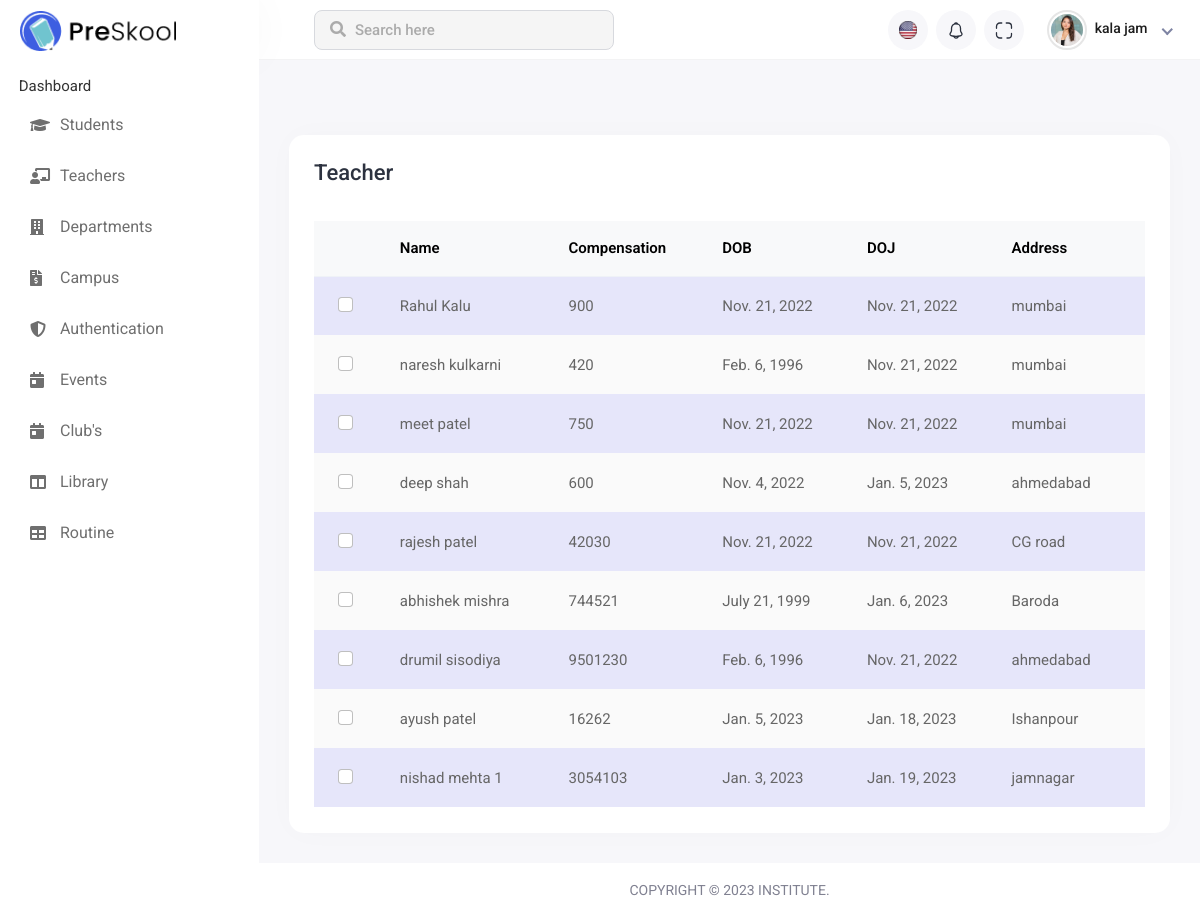
The page /teacher_page/ (signed in) on the database its author committed.
### institute_App/models.py (models this page shows, shortened)
class Common(models.Model):
    Master=models.ForeignKey(Master, on_delete=models.CASCADE)
    Name=models.CharField(max_length=50)
    DateOfBirth=models.DateField(default='2022-11-21')
    DateOfJoining=models.DateField(default='2022-11-21')
    Address=models.CharField(max_length=100)
    class Meta:
        db_table="common"

class Teacher(models.Model):
    Common=models.ForeignKey(Common, on_delete=models.CASCADE)
    Compensation=models.CharField(max_length=10)
    class Meta:
        db_table="teacher"

### institute_App/views.py (the view)
# urls.py: path('teacher_page/',teacher_page,name='teacher_page'),
def teacher_page(request):
    if 'email' in request.session:
        teacher_page_data(request) #load student data
        return render(request,'teacher_page.html', data)
    return render(request,'teacher_page.html')

### institute_App/views.py (called while the page is built)
def teacher_page_data(request):
    print(request.POST)
    teacher = Teacher.objects.all()
    data['teacher'] = teacher

### institute_App/templates/teacher_page.html (shortened to what this page needs)
{% extends 'base.html' %}
{% load static %}
{% block main_content %}
<div class="main-wrapper">
    <div class="header">
        <div class="header-left">
            <a href="{% static 'index-2.html' %}" class="logo">
                <img src="{% static 'assets/img/logo.png' %}" alt="Logo">
            </a>
        </div>
        <div class="top-nav-search">
            <form>
                <input type="text" class="form-control" placeholder="Search here">
                <button class="btn" type="submit"><i class="fas fa-search"></i></button>
            </form>
        </div>
        <ul class="nav user-menu">
            <li class="nav-item dropdown noti-dropdown language-drop me-2">
                <a href="#" class="dropdown-toggle nav-link header-nav-list" data-bs-toggle="dropdown">
                    <img src="{% static 'assets/img/icons/header-icon-01.svg' %}" alt="">
                </a>
            </li>
            <li class="nav-item dropdown noti-dropdown me-2">
                <a href="#" class="dropdown-toggle nav-link header-nav-list" data-bs-toggle="dropdown">
                    <img src="{% static 'assets/img/icons/header-icon-05.svg' %}" alt="">
                </a>
            </li>
            <li class="nav-item zoom-screen me-2">
                <a href="#" class="nav-link header-nav-list win-maximize">
                    <img src="{% static 'assets/img/icons/header-icon-04.svg' %}" alt="">
                </a>
            </li>
            <li class="nav-item dropdown has-arrow new-user-menus">
                <a href="#" class="dropdown-toggle nav-link" data-bs-toggle="dropdown">
                    <span class="user-img">
                        <img class="rounded-circle" src="{% static 'assets/img/profiles/avatar-01.jpg' %}" width="31"
                            alt="Ryan Taylor">
                        <div class="user-text">
                            <h6>{{user_data.first_name}} {{user_data.last_name}}</h6>
                        </div>
                    </span>
                </a>
            </li>
        </ul>
    </div><br><br>
    <div class="sidebar" id="sidebar">
        <div class="sidebar-inner slimscroll">
            <div id="sidebar-menu" class="sidebar-menu">
                <ul>
                    <li class="submenu" >
                        <span> Dashboard </span>
                        </li>
                    <li class="submenu">
                        <a href="#"><i class="fas fa-graduation-cap"></i> <span> Students</span> </a>
                    </li>
                    <li class="submenu">
                        <a href="#"><i class="fas fa-chalkboard-teacher"></i> <span> Teachers</span> </a>
                    </li>
                    <li class="submenu">
                        <a href="#"><i class="fas fa-building"></i> <span> Departments</span> </a>
                    </li>
                    <li class="submenu">
                        <a href="#"><i class="fas fa-file-invoice-dollar"></i> <span> Campus</span> </a>
                    </li>
                    <li class="submenu">
                        <a href="#"><i class="fas fa-shield-alt"></i> <span>Authentication </span> </a>
                    </li>
                    <li>
                        <a href="event.html"><i class="fas fa-calendar-day"></i> <span>Events</span></a>
                    </li>
                    <li>
                        <a href="{% url 'club_page' %}"><i class="fas fa-calendar-day"></i> <span>Club's</span></a>
                    </li>
                    <li class="submenu">
                        <a href="#"><i class="fas fa-columns"></i> <span> Library </span> </a>
                    </li>
                    <li class="submenu">
                        <a href="#"><i class="fas fa-table"></i> <span> Routine </span> </a>
                    </li>
                </ul>
            </div>
        </div>
    </div>
    <div class="page-wrapper">
        <div class="content container-fluid">
            <div class="row">
                <div class="col-sm-12">
                    <div class="card card-table comman-shadow">
                        <div class="card-body">
                            <div class="page-header">
                                <div class="row align-items-center">
                                    <div class="col">
                                        <h3 class="page-title">Teacher</h3>
                                    </div>
                                </div>
                            </div>
                            <div class="table-responsive">
                                <table
                                    class="table border-0 star-student table-hover table-center mb-0 datatable table-striped">
                                    <thead class="student-thread">
                                        <tr>
                                            <th>
                                            </th>
                                            <th>Name</th>
                                            <th>Compensation</th>
                                            <th>DOB</th>
                                            <th>DOJ</th>
                                            <th>Address</th>
                                        </tr>
                                    </thead>
                                    <tbody>
                                        {% for S_data in teacher %}
                                        <tr>
                                            <td>
                                                <div class="form-check check-tables">
                                                    <input class="form-check-input" type="checkbox" value="something">
                                                </div>
                                            </td>
                                            <td>{{S_data.Common.Name}}</td>
                                            <td>{{S_data.Compensation}}</td>
                                            <td>{{S_data.Common.DateOfBirth}}</td>
                                            <td>{{S_data.Common.DateOfJoining}}</td>
                                            <td>{{S_data.Common.Address}}</td>
                                        </tr>
                                        {% endfor %}
                                    </tbody>
                                </table>
                            </div>
                        </div>
                    </div>
                </div>
            </div>
        </div>
        <footer>
            <p>Copyright © 2023 Institute.</p>
        </footer>
    </div>
</div>
{% endblock %}

### institute_App/templates/teacher_page.html (style rules this page uses)
.page-wrapper { min-height: 406px !important; }
.star-student.table-striped tbody tr:nth-of-type(odd) { background-color: lavender; }

### rows shown on the page
Common: first_name "kala", last_name "jam"
Teacher: Common.Name "Rahul Kalu", Compensation "900", Common.DateOfBirth "Nov. 21, 2022", Common.DateOfJoining "Nov. 21, 2022", Common.Address "mumbai"
Teacher: Common.Name "naresh kulkarni", Compensation "420", Common.DateOfBirth "Feb. 6, 1996", Common.DateOfJoining "Nov. 21, 2022", Common.Address "mumbai"
Teacher: Common.Name "meet patel", Compensation "750", Common.DateOfBirth "Nov. 21, 2022", Common.DateOfJoining "Nov. 21, 2022", Common.Address "mumbai"
Teacher: Common.Name "deep shah", Compensation "600", Common.DateOfBirth "Nov. 4, 2022", Common.DateOfJoining "Jan. 5, 2023", Common.Address "ahmedabad"
Teacher: Common.Name "rajesh patel", Compensation "42030", Common.DateOfBirth "Nov. 21, 2022", Common.DateOfJoining "Nov. 21, 2022", Common.Address "CG road"
Teacher: Common.Name "abhishek mishra", Compensation "744521", Common.DateOfBirth "July 21, 1999", Common.DateOfJoining "Jan. 6, 2023", Common.Address "Baroda"
Teacher: Common.Name "drumil sisodiya", Compensation "9501230", Common.DateOfBirth "Feb. 6, 1996", Common.DateOfJoining "Nov. 21, 2022", Common.Address "ahmedabad"
Teacher: Common.Name "ayush patel", Compensation "16262", Common.DateOfBirth "Jan. 5, 2023", Common.DateOfJoining "Jan. 18, 2023", Common.Address "Ishanpour"
Teacher: Common.Name "nishad mehta 1", Compensation "3054103", Common.DateOfBirth "Jan. 3, 2023", Common.DateOfJoining "Jan. 19, 2023", Common.Address "jamnagar"
